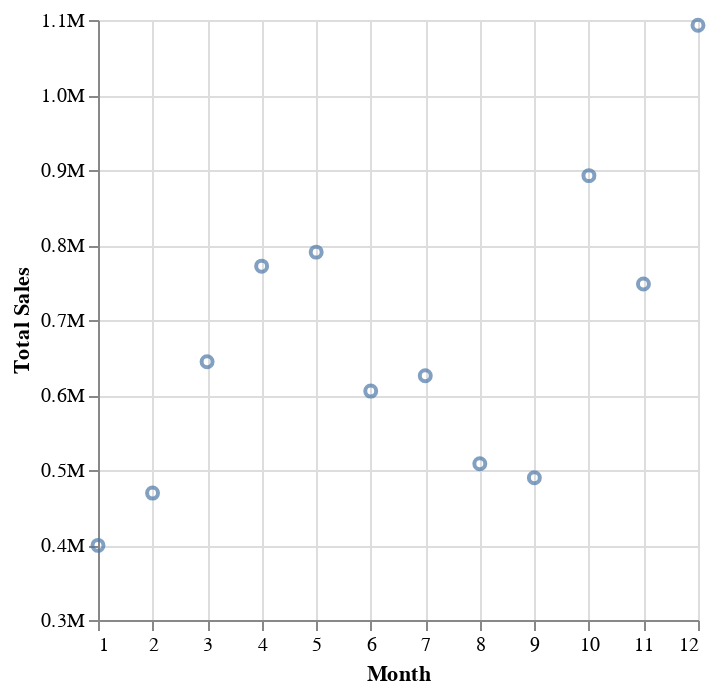

Write notebook code for a chart like this one.
### Markdown cell above
##### Relation of Month and Total Sales

### Code cell
#Creating a plot
#Plotting Altair ScatterPlot
mac_monthly_sales_plot = alt.Chart(monthly_sales_product).mark_point().encode(
    y = alt.Y("total_sales").title('Total Sales').axis(format='s').scale(zero=False),
    x = alt.X("Month").title("Month").sort("-y").scale(zero=False)
)
mac_monthly_sales_plot

### Figure 1 — Vega-Lite specification as saved in the notebook (floating-point values rounded to 4 significant figures)
{"config": {"view": {"continuousWidth": 300, "continuousHeight": 300}}, "data": {"name": "data-fdb0b01223928fe6ed2eba9a6f456917"}, "mark": {"type": "point"}, "encoding": {"x": {"field": "Month", "scale": {"zero": false}, "sort": "-y", "title": "Month", "type": "quantitative"}, "y": {"axis": {"format": "s"}, "field": "total_sales", "scale": {"zero": false}, "title": "Total Sales", "type": "quantitative"}}, "$schema": "https://vega.github.io/schema/vega-lite/v5.15.1.json", "datasets": {"data-fdb0b01223928fe6ed2eba9a6f456917": [{"Month": 12, "Qty_Sales": 643, "total_sales": 1093000.0}, {"Month": 1, "Qty_Sales": 235, "total_sales": 399500.0}, {"Month": 4, "Qty_Sales": 454, "total_sales": 771800.0}, {"Month": 5, "Qty_Sales": 465, "total_sales": 790500.0}, {"Month": 2, "Qty_Sales": 276, "total_sales": 469200.0}, {"Month": 3, "Qty_Sales": 379, "total_sales": 644300.0}, {"Month": 8, "Qty_Sales": 299, "total_sales": 508300.0}, {"Month": 11, "Qty_Sales": 440, "total_sales": 748000.0}, {"Month": 10, "Qty_Sales": 525, "total_sales": 892500.0}, {"Month": 9, "Qty_Sales": 288, "total_sales": 489600.0}, {"Month": 7, "Qty_Sales": 368, "total_sales": 625600.0}, {"Month": 6, "Qty_Sales": 356, "total_sales": 605200.0}]}}
